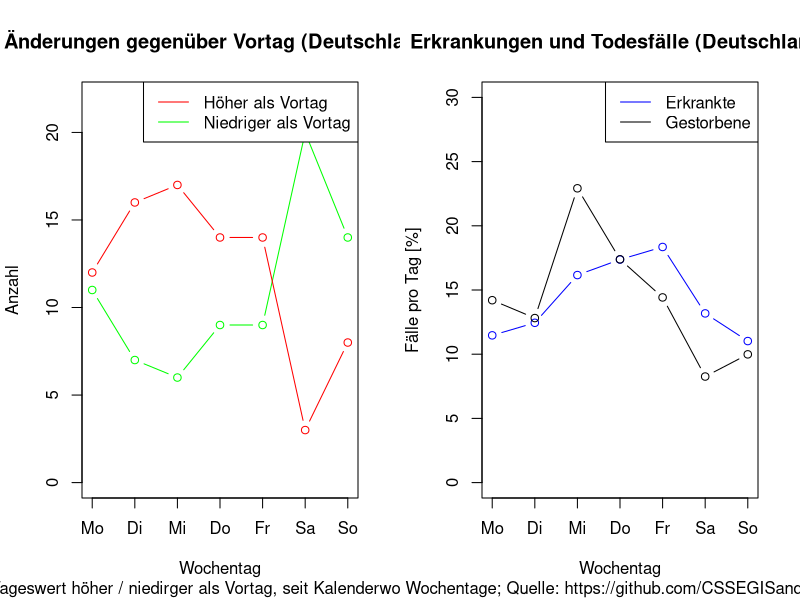

Source code (R):
#!/usr/bin/env Rscript

#
# Auswertung der Fallzahlen und Tote nach den Meldungen der John Hopkins University
# Quelle: https://github.com/CSSEGISandData/COVID-19
#

cases <- read.csv("../data/Germany.csv")

png("Wochentag.png",width=1920,height=1080)

ShortDayNames <- c(
      "Mo"
    , "Di"
    , "Mi"
    , "Do"
    , "Fr"
    , "Sa"
    , "So"
    )

l <- length(cases$Kw)

cases$incCases <- c(0, cases$Cases[2:l]-cases$Cases[1:l-1])
cases$incDeaths <- c(0, cases$Deaths[2:l]-cases$Deaths[1:l-1])

cases$UpDown <- c(0, sign(cases$incCases[2:l]-cases$incCases[1:l-1]))

UpDown <- table(cases$WTag[cases$Kw>9],cases$UpDown[cases$Kw>9])

colnames(UpDown, do.NULL = FALSE)
colnames(UpDown) <- c("Down","Up")

par(mfcol=c(1,2))

plot( 0:6
    , UpDown[1:7,"Down"]
    , type="b"
    , col=c("green")
    , ylim=c(0,22)
    , xaxt="n"
    , xlab="Wochentag"
    , ylab="Anzahl"
    , main="Änderungen gegenüber Vortag (Deutschland)"
    , sub="Tageswert höher / niedirger als Vortag, seit Kalenderwoche 10"
    )
    
lines( 0:6
    , UpDown[1:7,"Up"]
    , type="b"
    , col=c("red")
    )

axis(1
    , at= 0:6
    , labels=ShortDayNames
    )

legend( "topright"
    , legend=c("Höher als Vortag", "Niedriger als Vortag")
    , col=c("red", "green")
    , lty=1
    )

WTag <- aggregate(cbind(incCases,incDeaths)~WTag, FUN=sum, data=cases)

plot( 
      0:6
    , WTag$incCases/sum(WTag$incCases)*100
    , type="b"
    , col="blue"
    , xaxt="n"
    , ylim= c(0,30)
    , xlab="Wochentag"
    , ylab="Fälle pro Tag [%]"
    , main="Erkrankungen und Todesfälle (Deutschland)"
    , sub="Verteilt auf Wochentage; Quelle: https://github.com/CSSEGISandData/COVID-19"
    )
    
lines( 
      0:6
    , WTag$incDeaths/sum(WTag$incDeaths)*100
    , type="b"
    , col="black"
    )
axis(1
    , at= 0:6
    , labels=ShortDayNames
    )
legend( "topright"
    , legend=c("Erkrankte","Gestorbene")
    , col=c("blue", "black")
    , lty=1
    )

options(digits=3)

print(c(WTag$incCases/sum(WTag$incCases),WTag$incDeaths/sum(WTag$incDeaths)))

dev.off()
